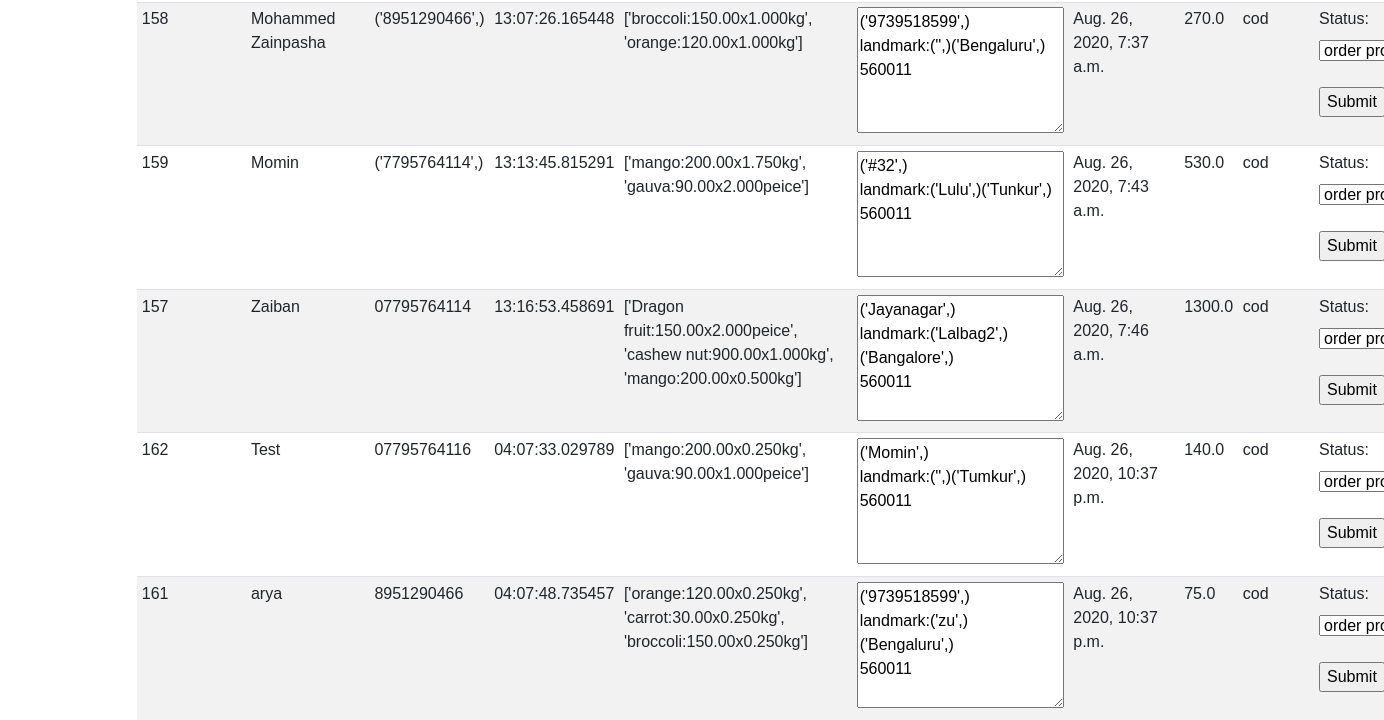
Before: /managerdash (signed in, lower part) with the older database file.
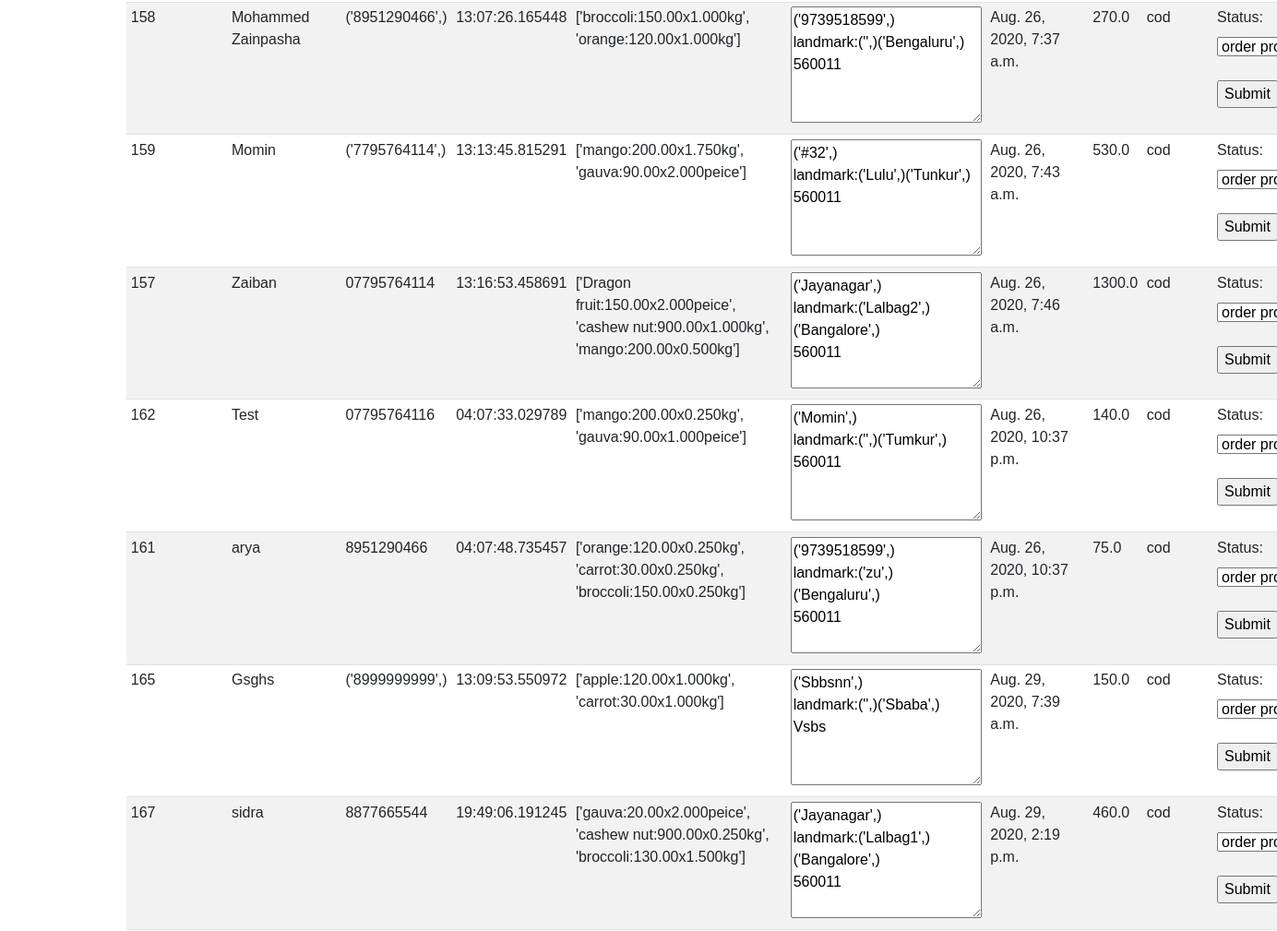
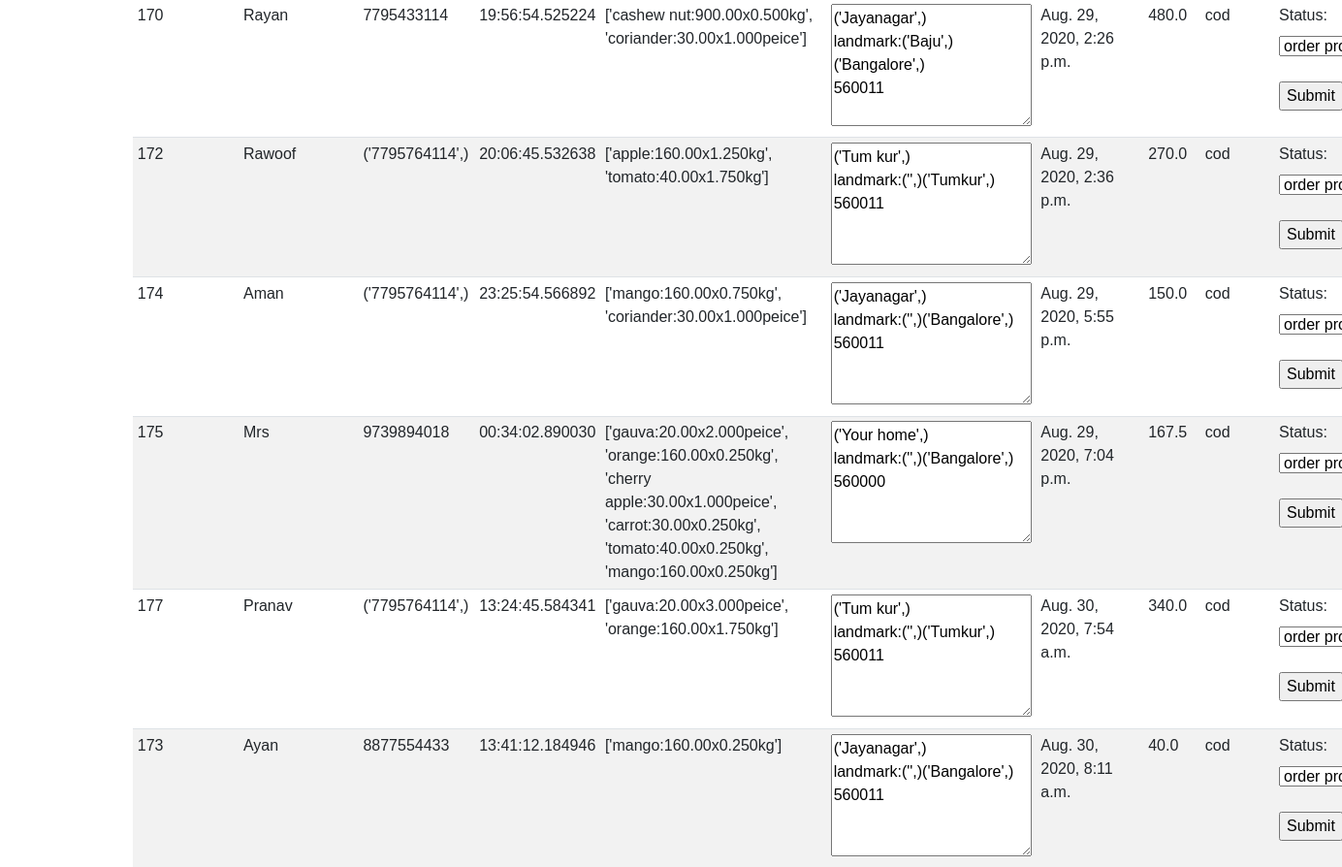
After: the same page with the newer database file (2 pictures, top to bottom).
### atoz_store/models.py (models this page shows, shortened)
class manager(models.Model):
    Orderm=models.ForeignKey(Order,on_delete=models.SET_NULL,blank=True,null=True)
    namem=models.CharField(max_length=400,null=True)
    phonem=models.CharField(max_length=400,null=True)
    trans_id = models.CharField(max_length=400,null=True)
    productm = models.CharField(max_length=400,null=True)
    quantitym=models.CharField(max_length=400,null=True)
    adressm=models.CharField(max_length=400,null=True)
    date = models.DateTimeField(auto_now_add=True)
    totalm = models.CharField(max_length=400,null=True)
    payment = models.CharField(max_length=10,null=True)

class Order(models.Model):
    status = (
        ("op","order processing"),
        ("od","out for delivery"),
        ("d","delivered"),
         )
    customer = models.ForeignKey(Customer,on_delete=models.SET_NULL,blank=True,null=True)
    status = models.CharField(max_length=40,choices=status,null=True,default="null")
    date_ordered = models.DateTimeField(auto_now_add=True,null=True)
    mark = models.IntegerField(default=1)
    complete = models.BooleanField(default=True,null=True,blank=False)
    transaction_id = models.CharField(max_length=128,null=True)
    def __str__(self):
        return str(self.id)

### manager/views.py (the view, shortened to what this page needs)
# urls.py: path("managerdash",views.managerdash,name="managerdash"),
def managerdash(request):
    user = request.user
    if user is not None and user.is_superuser:
        managerda = list(manager.objects.all())
        orderss= Order.objects.all()
        orders = list(Order.objects.all())
        customers = list(Customer.objects.all())
        context = {'customers':customers,'orders':orders,'managerda':managerda}
        return render(request,'atoz_store/manager.html',context)
    else:
        return render(request,'atoz_store/managelogin.html')

### atoz_store/Templates/atoz_store/manager.html (shortened to what this page needs)
{% extends 'atoz_store/main.html' %}
{% load static %}
{% block content %}
<br>
<br>
<table  class="table table-striped table-sm">
    <tbody>
      {% for mdr in managerda %}
      <tr>
        <td>{{mdr.Orderm.id}}</td>
        <td>{{mdr.namem}}</td>
        <td>{{mdr.phonem}}</td>
        <td>{{mdr.trans_id}}</td>
        <td>{{mdr.productm}}</td>
        <td><textarea name="" id="" cols="20" rows="5">{{mdr.adressm}}</textarea></td>
        <td>{{mdr.date}}</td>
        <td>{{mdr.totalm}}</td>
        <td>{{mdr.payment}}</td>
        <td><form  id={{mdr.Orderm}} method="POST" action="managerdash">
          <label  for="status">Status:</label>
          <select  name="status" id="status">
            <option  value={"ordno":"{{mdr.Orderm}}","status":"op"}>order processing</option>
          </select>
          <br><br>
          <input data-ord={{mdr.Orderm}}  class="setstatus" type="submit" value="Submit">
        </form></td>
      </tr>
      {% endfor %}
    </tbody>
  </table>
{% endblock content%}

Changed rows visible on the page:
added manager: Orderm.id "165", namem "Gsghs", phonem "('8999999999',)", trans_id "13:09:53.550972", productm "['apple:120.00x1.000kg', 'carrot:30.00x1.000kg']", adressm "('Sbbsnn',) landmark:('',)('Sbaba',) Vsbs", date "Aug. 29, 2020, 7:39 a.m.", totalm "150.0", payment "cod"
added manager: Orderm.id "167", namem "sidra", phonem "8877665544", trans_id "19:49:06.191245", productm "['gauva:20.00x2.000peice', 'cashew nut:900.00x0.250kg', 'broccoli:130.00x1.500kg']", adressm "('Jayanagar',) landmark:('Lalbag1',)('Bangalore',) 560011", date "Aug. 29, 2020, 2:19 p.m.", totalm "460.0", payment "cod"
added manager: Orderm.id "170", namem "Rayan", phonem "7795433114", trans_id "19:56:54.525224", productm "['cashew nut:900.00x0.500kg', 'coriander:30.00x1.000peice']", adressm "('Jayanagar',) landmark:('Baju',)('Bangalore',) 560011", date "Aug. 29, 2020, 2:26 p.m.", totalm "480.0", payment "cod"
added manager: Orderm.id "172", namem "Rawoof", phonem "('7795764114',)", trans_id "20:06:45.532638", productm "['apple:160.00x1.250kg', 'tomato:40.00x1.750kg']", adressm "('Tum kur',) landmark:('',)('Tumkur',) 560011", date "Aug. 29, 2020, 2:36 p.m.", totalm "270.0", payment "cod"
added manager: Orderm.id "174", namem "Aman", phonem "('7795764114',)", trans_id "23:25:54.566892", productm "['mango:160.00x0.750kg', 'coriander:30.00x1.000peice']", adressm "('Jayanagar',) landmark:('',)('Bangalore',) 560011", date "Aug. 29, 2020, 5:55 p.m.", totalm "150.0", payment "cod"
added manager: Orderm.id "175", namem "Mrs", phonem "9739894018", trans_id "00:34:02.890030", productm "['gauva:20.00x2.000peice', 'orange:160.00x0.250kg', 'cherry apple:30.00x1.000peice', 'carrot:30.00x0.250kg', 'tomato:40.00x0.250kg', 'mango:160.00x0.250kg']", adressm "('Your home',) landmark:('',)('Bangalore',) 560000", date "Aug. 29, 2020, 7:04 p.m.", totalm "167.5", payment "cod"
added manager: Orderm.id "177", namem "Pranav", phonem "('7795764114',)", trans_id "13:24:45.584341", productm "['gauva:20.00x3.000peice', 'orange:160.00x1.750kg']", adressm "('Tum kur',) landmark:('',)('Tumkur',) 560011", date "Aug. 30, 2020, 7:54 a.m.", totalm "340.0", payment "cod"
added manager: Orderm.id "173", namem "Ayan", phonem "8877554433", trans_id "13:41:12.184946", productm "['mango:160.00x0.250kg']", adressm "('Jayanagar',) landmark:('',)('Bangalore',) 560011", date "Aug. 30, 2020, 8:11 a.m.", totalm "40.0", payment "cod"
